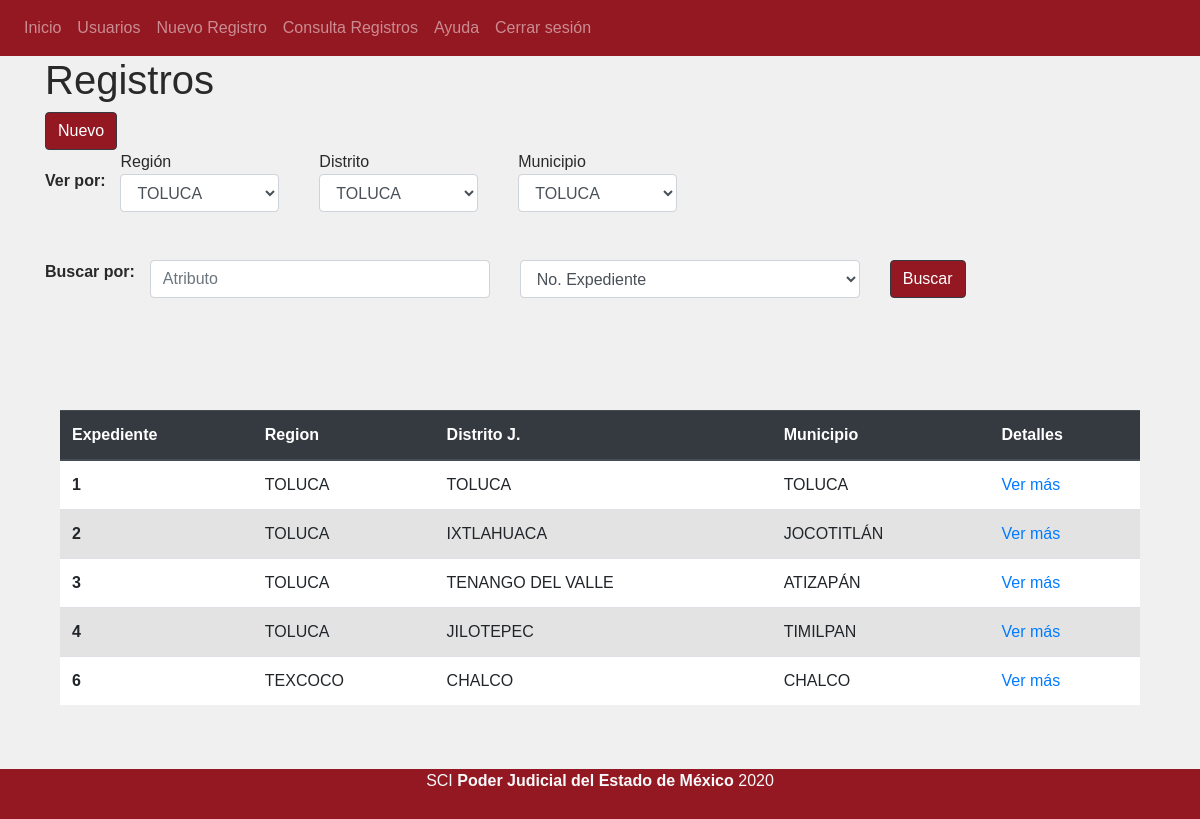
Before: /consulta (signed in) with the older database file.
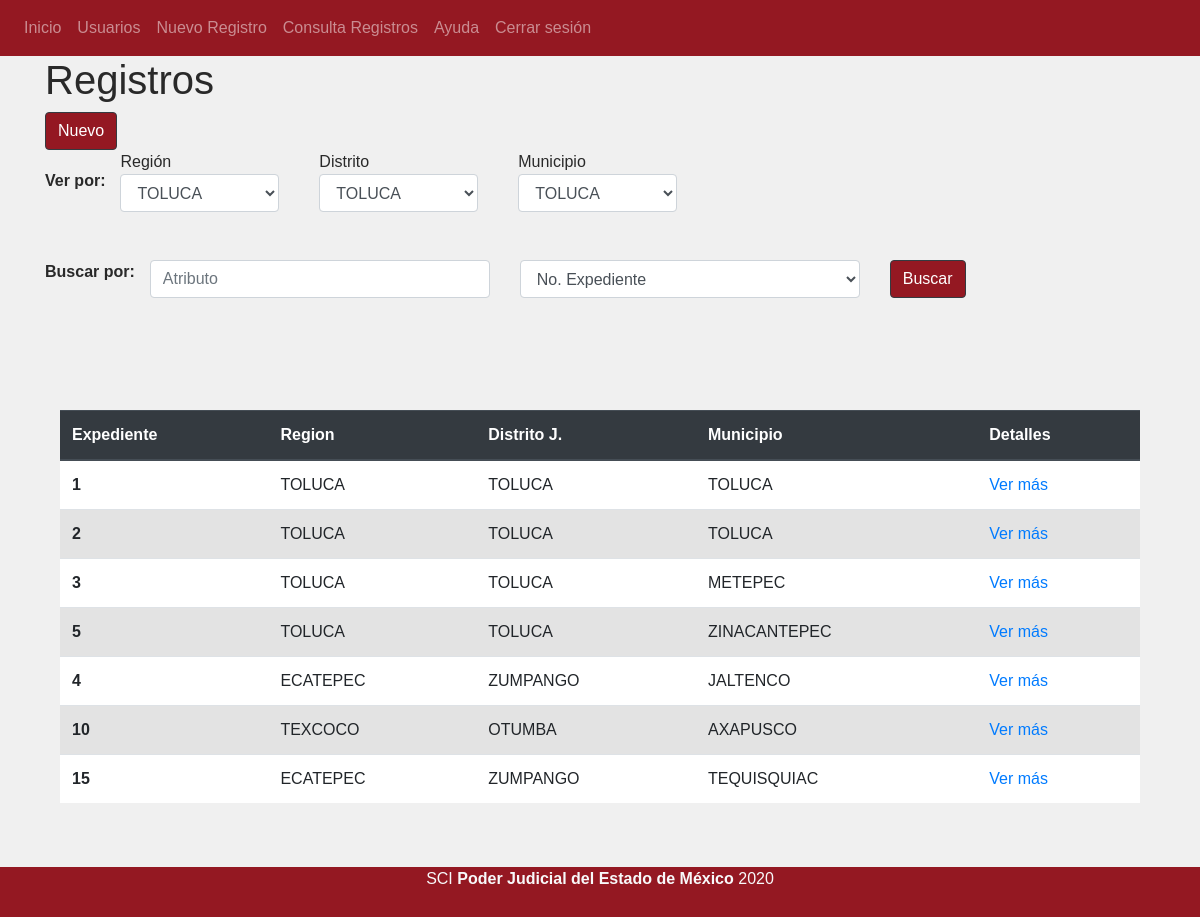
After: the same page with the newer database file.
### tables this page shows
CREATE TABLE `registro_inmuebles` (
  `id` int(11) NOT NULL,
  `no_expediente` int(11) NOT NULL,
  `id_region` int(11) NOT NULL,
  `id_distrito_judicial` int(11) NOT NULL,
  `id_municipio` int(11) NOT NULL,
  `edificio` varchar(100) NOT NULL,
  `domicilio` varchar(100) NOT NULL,
  `id_modalidad_prop` int(11) NOT NULL,
  `id_estado_proc` int(11) NOT NULL,
  `superficie` decimal(50,5) NOT NULL,
  `id_usuario` int(11) NOT NULL,
  `fecha_generada` date NOT NULL,
  `fecha_mod` date NOT NULL,
  `id_user_mod` int(11) NOT NULL
);

CREATE TABLE `distritos_judiciales` (
  `id` int(11) NOT NULL,
  `id_region` int(11) NOT NULL,
  `nombre` varchar(30) NOT NULL
);

CREATE TABLE `municipios` (
  `id` int(11) NOT NULL,
  `id_distrito_judicial` int(11) NOT NULL,
  `nombre` varchar(50) NOT NULL
);

### controller/Consulta.php (called while the page is built, shortened)
<?php
class Consulta extends Controller{
    public function __construct(){
        $this->view->datos = [];
    }
    public function render(){
        $datos = $this->model->getDatos();
        $this->view->datos = $datos;
        $this->view->render('consulta/index');
    }
}

### index.php (called while the page is built, shortened)
<?php
    require_once 'config/database.php';
    $app = new App();
?>

### config/database.php (called while the page is built, shortened)
<?php
class DataBase{
    private $host;
    private $user;
    private $pass;
    private $charset;
    function __construct(){
        $this->host = constant('HOST');
        $this->db = constant('DB');
        $this->user = constant('USER');
        $this->pass = constant('PASS');
        $this->charset = constant('CHARSET');
    }
    function conn(){
        try {
            $connection = "mysql:host=" . $this->host . ";dbname=" . $this->db . ";charset=" . $this->charset;
            $options = [
                PDO::ATTR_ERRMODE => PDO::ERRMODE_EXCEPTION,
                PDO::ATTR_EMULATE_PREPARES => false,
            ];
            $pdo = new PDO($connection, $this->user, $this->pass, $options);
            return $pdo;
        } catch (PDOException $e) {
            print_r("Error: " . $e->getMessage());
        }
    }
}
?>

### model/consultaModel.php (called while the page is built, shortened)
<?php
require_once 'model/classes/Region.class.php';
class ConsultaModel extends Model{
    public function getDatos(){
        $datos = [];
        $stringQuery = "SELECT id, no_expediente, id_region,  id_distrito_judicial, id_municipio  FROM registro_inmuebles" ;
        try{
            $query = $this->db->conn()->prepare($stringQuery);
            if($query->execute()){
                while($row = $query->fetchObject()){
                    $idDistrito = $row->id_distrito_judicial;
                    $row->nombreDistrito = $this->getNombreDistrito($idDistrito)->nombre;
                    $idMunicipio = $row->id_municipio;
                    $row->nombreMunicipio = $this->getNombreMunicipio($idMunicipio)->nombre;
                    array_push($datos, $row);
                }
                return  $datos;
            }else{
                print ("Error al ejecutar consulta");
                return null;
            }
        }catch(PDOException $e){
            print ("Error-> "  . $e->getMessage());
            return null;
        }
    }
    public function getNombreDistrito($idDistrito){
        $queryString = "SELECT nombre from  distritos_judiciales WHERE id = :id";
        try {
            $query = $this->db->conn()->prepare($queryString);
            if ( $query->execute(['id' => $idDistrito ]) ){
                $distrito = $query->fetchObject();
                return $distrito;
            }else{
                return null;
            }
        } catch (PDOException $e) {
            return null;
            print ("Error: " . $e->getMessage());
        }
    }
    public function getNombreMunicipio($id ){
        $queryString = "SELECT nombre from municipios WHERE id = :id";
        try {
            $query = $this->db->conn()->prepare($queryString);
            if ( $query->execute(['id' => $id] ) ){
                $distrito = $query->fetchObject();
                return $distrito;
            }else{
                return null;
            }
        } catch (PDOException $e) {
            return null;
            print ("Error: " . $e->getMessage());
        }
    }
}

### model/classes/Region.class.php (called while the page is built, shortened)
<?php
class Region{
    function traduceRegion($region){
        switch ($region) {
            case 1:
                $stringRol = "TOLUCA";
                break;
            case 2:
                $stringRol = "TEXCOCO";
                break;
            case 4:
                $stringRol = "ECATEPEC";
                break;
        }
        return $stringRol;
    }
}
?>

### view/consulta/index.php (the view, shortened to what the changed rows need)
<!DOCTYPE html>
<html lang="es">
<head>
</head>
<body>
    <?php require_once 'view/header.php'; ?>
    <div class="container">
        <div id="main">
            <h1 class="center">Registros</h1>
        </div>
        <div class="container mb-5 mt-5">
            <div class="row mt-5">
                <div class="col mt-5">
                    <table class="table">
                        <thead class="thead-dark">
                            <tr>
                                <th scope="col">Expediente</th>
                                <th scope="col">Region</th>
                                <th scope="col">Distrito J.</th>
                                <th scope="col">Municipio</th>
                                <th scope="col">Detalles</th>
                            </tr>
                        </thead>
                        <tbody>
                            <?php
                            foreach ($this->datos as $registro) {
                            ?>
                                <tr>
                                    <th>
                                        <?php
                                        echo $registro->no_expediente;
                                        ?>
                                    </th>
                                    <td>
                                        <?php
                                        $region = new Region();
                                        $idRegion = $registro->id_region;
                                        echo $region->traduceRegion($idRegion);
                                        ?>
                                    </td>
                                    <td>
                                        <?php
                                        echo $registro->nombreDistrito;
                                        ?>
                                    </td>
                                    <td>
                                        <?php
                                        echo $registro->nombreMunicipio;
                                        ?>
                                    </td>
                                    <td>
                                        <a href="<?php echo constant('URL') . 'consulta/VerRegistro/' . $registro->id; ?>">Ver más</a>
                                    </td>
                                </tr>
                            <?php
                            }
                            ?>
                        </tbody>
                    </table>
                </div>
            </div>
        </div>
    </div>
</body>
</html>

Changed rows visible on the page:
removed registro_inmuebles: no_expediente "2", id_region "TOLUCA", id_distrito_judicial.nombre "IXTLAHUACA", id_municipio.nombre "JOCOTITLÁN"
removed registro_inmuebles: no_expediente "3", id_region "TOLUCA", id_distrito_judicial.nombre "TENANGO DEL VALLE", id_municipio.nombre "ATIZAPÁN"
removed registro_inmuebles: no_expediente "4", id_region "TOLUCA", id_distrito_judicial.nombre "JILOTEPEC", id_municipio.nombre "TIMILPAN"
removed registro_inmuebles: no_expediente "6", id_region "TEXCOCO", id_distrito_judicial.nombre "CHALCO", id_municipio.nombre "CHALCO"
added registro_inmuebles: no_expediente "2", id_region "TOLUCA", id_distrito_judicial.nombre "TOLUCA", id_municipio.nombre "TOLUCA"
added registro_inmuebles: no_expediente "3", id_region "TOLUCA", id_distrito_judicial.nombre "TOLUCA", id_municipio.nombre "METEPEC"
added registro_inmuebles: no_expediente "5", id_region "TOLUCA", id_distrito_judicial.nombre "TOLUCA", id_municipio.nombre "ZINACANTEPEC"
added registro_inmuebles: no_expediente "4", id_region "ECATEPEC", id_distrito_judicial.nombre "ZUMPANGO", id_municipio.nombre "JALTENCO"
added registro_inmuebles: no_expediente "10", id_region "TEXCOCO", id_distrito_judicial.nombre "OTUMBA", id_municipio.nombre "AXAPUSCO"
added registro_inmuebles: no_expediente "15", id_region "ECATEPEC", id_distrito_judicial.nombre "ZUMPANGO", id_municipio.nombre "TEQUISQUIAC"
